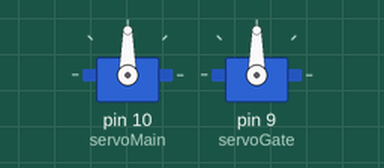
Recording of a sketch running on a simulated Arduino Uno, built with avr-gcc and run on an emulated ATmega328P. On the bench: 2 × servo. What the sketch prints to the serial monitor is not drawn.

Above: at 0.05 s.
At 1.9 s:
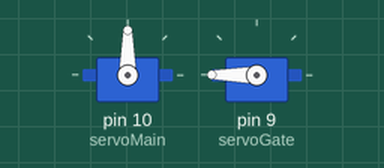
At 3.8 s:
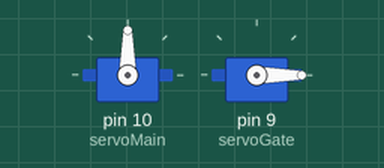
Timing chart, 0 to 8.7 s (numbered marks = the images above):
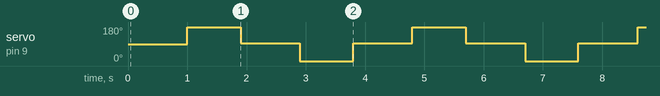

The sketch:

drinks.ino
```cpp
#include <Servo.h>
Servo servoMain;
Servo servoGate;


String inputString = "";
String inputMode[2] = {"I","U"};
bool stringComplete = false;
long distance = 0;
long intensity = 0;
int count = 0;

void setup() {
  Serial.begin (9600);
  inputString.reserve(200);
  servoMain.attach(10);
  servoGate.attach(9);//this is the activated motr
}

void loop() {
  Serial.print("run motor");
  delay(1000);

  //open gate
  servoGate.write(180);
  delay(900);
  servoGate.write(95);

  delay(1000);

  //close gate
  servoGate.write(0);
  delay(900);
  servoGate.write(95);
  Serial.print("DONE\n");

}
```

Measured:
- by itself, servo on pin 9 (servoGate): repeats every 3.8 s: 95° 1.0 s, 0° 0.90 s, 95° 1.0 s, 180° 0.90 s
